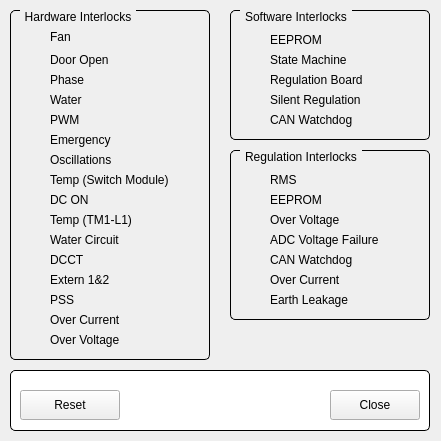
<?xml version="1.0" encoding="UTF-8"?>
<ui version="4.0">
 <class>FormDCInterlocks</class>
 <widget class="QMainWindow" name="FormDCInterlocks">
  <property name="geometry">
   <rect>
    <x>0</x>
    <y>0</y>
    <width>441</width>
    <height>441</height>
   </rect>
  </property>
  <property name="windowTitle">
   <string>DC Interlock</string>
  </property>
  <widget class="QWidget" name="centralWidget">
   <widget class="QGroupBox" name="titleGroupBox_2">
    <property name="geometry">
     <rect>
      <x>10</x>
      <y>370</y>
      <width>420</width>
      <height>61</height>
     </rect>
    </property>
    <property name="styleSheet">
     <string notr="true">QGroupBox {
	background-color: rgb(255, 255, 255);
    border: 1px solid black;
    border-radius: 5px;
    margin-top: 0.5em;
}

QGroupBox::title {
    subcontrol-origin: margin;
    left: 10px;
    padding: 0 3px 0 3px;
}</string>
    </property>
    <property name="title">
     <string/>
    </property>
    <widget class="QPushButton" name="btnClose">
     <property name="geometry">
      <rect>
       <x>320</x>
       <y>20</y>
       <width>90</width>
       <height>30</height>
      </rect>
     </property>
     <property name="text">
      <string>Close</string>
     </property>
    </widget>
    <widget class="QEPushButton" name="btnReset">
     <property name="geometry">
      <rect>
       <x>10</x>
       <y>20</y>
       <width>100</width>
       <height>30</height>
      </rect>
     </property>
     <property name="text">
      <string>Reset</string>
     </property>
     <property name="writeOnPress">
      <bool>true</bool>
     </property>
     <property name="writeOnRelease">
      <bool>true</bool>
     </property>
     <property name="writeOnClick">
      <bool>false</bool>
     </property>
    </widget>
   </widget>
   <widget class="QGroupBox" name="titleGroupBox_3">
    <property name="geometry">
     <rect>
      <x>10</x>
      <y>10</y>
      <width>200</width>
      <height>350</height>
     </rect>
    </property>
    <property name="styleSheet">
     <string notr="true">QGroupBox {
    border: 1px solid black;
    border-radius: 5px;
    margin-top: 0.5em;
}

QGroupBox::title {
    subcontrol-origin: margin;
    left: 10px;
    padding: 0 3px 0 3px;
}</string>
    </property>
    <property name="title">
     <string>Hardware Interlocks</string>
    </property>
    <widget class="QESimpleShape" name="ledHard_1">
     <property name="geometry">
      <rect>
       <x>10</x>
       <y>20</y>
       <width>16</width>
       <height>16</height>
      </rect>
     </property>
     <property name="ledType">
      <enum>QSimpleShape::Error</enum>
     </property>
    </widget>
    <widget class="QLabel" name="label">
     <property name="geometry">
      <rect>
       <x>40</x>
       <y>20</y>
       <width>130</width>
       <height>20</height>
      </rect>
     </property>
     <property name="text">
      <string>Fan</string>
     </property>
     <property name="alignment">
      <set>Qt::AlignLeading|Qt::AlignLeft|Qt::AlignTop</set>
     </property>
    </widget>
    <widget class="QESimpleShape" name="ledHard_2">
     <property name="geometry">
      <rect>
       <x>10</x>
       <y>40</y>
       <width>16</width>
       <height>16</height>
      </rect>
     </property>
     <property name="ledType">
      <enum>QSimpleShape::Error</enum>
     </property>
    </widget>
    <widget class="QLabel" name="label_2">
     <property name="geometry">
      <rect>
       <x>40</x>
       <y>40</y>
       <width>130</width>
       <height>20</height>
      </rect>
     </property>
     <property name="text">
      <string>Door Open</string>
     </property>
    </widget>
    <widget class="QESimpleShape" name="ledHard_3">
     <property name="geometry">
      <rect>
       <x>10</x>
       <y>60</y>
       <width>16</width>
       <height>16</height>
      </rect>
     </property>
     <property name="ledType">
      <enum>QSimpleShape::Error</enum>
     </property>
    </widget>
    <widget class="QLabel" name="label_3">
     <property name="geometry">
      <rect>
       <x>40</x>
       <y>60</y>
       <width>130</width>
       <height>20</height>
      </rect>
     </property>
     <property name="text">
      <string>Phase</string>
     </property>
    </widget>
    <widget class="QESimpleShape" name="ledHard_4">
     <property name="geometry">
      <rect>
       <x>10</x>
       <y>80</y>
       <width>16</width>
       <height>16</height>
      </rect>
     </property>
     <property name="ledType">
      <enum>QSimpleShape::Error</enum>
     </property>
    </widget>
    <widget class="QLabel" name="label_4">
     <property name="geometry">
      <rect>
       <x>40</x>
       <y>80</y>
       <width>130</width>
       <height>20</height>
      </rect>
     </property>
     <property name="text">
      <string>Water</string>
     </property>
    </widget>
    <widget class="QESimpleShape" name="ledHard_5">
     <property name="geometry">
      <rect>
       <x>10</x>
       <y>100</y>
       <width>16</width>
       <height>16</height>
      </rect>
     </property>
     <property name="ledType">
      <enum>QSimpleShape::Error</enum>
     </property>
    </widget>
    <widget class="QLabel" name="label_5">
     <property name="geometry">
      <rect>
       <x>40</x>
       <y>100</y>
       <width>130</width>
       <height>20</height>
      </rect>
     </property>
     <property name="text">
      <string>PWM</string>
     </property>
    </widget>
    <widget class="QESimpleShape" name="ledHard_6">
     <property name="geometry">
      <rect>
       <x>10</x>
       <y>120</y>
       <width>16</width>
       <height>16</height>
      </rect>
     </property>
     <property name="ledType">
      <enum>QSimpleShape::Error</enum>
     </property>
    </widget>
    <widget class="QLabel" name="label_6">
     <property name="geometry">
      <rect>
       <x>40</x>
       <y>120</y>
       <width>130</width>
       <height>20</height>
      </rect>
     </property>
     <property name="text">
      <string>Emergency</string>
     </property>
    </widget>
    <widget class="QESimpleShape" name="ledHard_7">
     <property name="geometry">
      <rect>
       <x>10</x>
       <y>140</y>
       <width>16</width>
       <height>16</height>
      </rect>
     </property>
     <property name="ledType">
      <enum>QSimpleShape::Error</enum>
     </property>
    </widget>
    <widget class="QLabel" name="label_7">
     <property name="geometry">
      <rect>
       <x>40</x>
       <y>140</y>
       <width>130</width>
       <height>20</height>
      </rect>
     </property>
     <property name="text">
      <string>Oscillations</string>
     </property>
    </widget>
    <widget class="QESimpleShape" name="ledHard_8">
     <property name="geometry">
      <rect>
       <x>10</x>
       <y>160</y>
       <width>16</width>
       <height>16</height>
      </rect>
     </property>
     <property name="ledType">
      <enum>QSimpleShape::Error</enum>
     </property>
    </widget>
    <widget class="QLabel" name="label_8">
     <property name="geometry">
      <rect>
       <x>40</x>
       <y>160</y>
       <width>150</width>
       <height>20</height>
      </rect>
     </property>
     <property name="text">
      <string>Temp (Switch Module)</string>
     </property>
    </widget>
    <widget class="QESimpleShape" name="ledHard_9">
     <property name="geometry">
      <rect>
       <x>10</x>
       <y>180</y>
       <width>16</width>
       <height>16</height>
      </rect>
     </property>
     <property name="ledType">
      <enum>QSimpleShape::Error</enum>
     </property>
    </widget>
    <widget class="QLabel" name="label_9">
     <property name="geometry">
      <rect>
       <x>40</x>
       <y>180</y>
       <width>130</width>
       <height>20</height>
      </rect>
     </property>
     <property name="text">
      <string>DC ON</string>
     </property>
    </widget>
    <widget class="QESimpleShape" name="ledHard_10">
     <property name="geometry">
      <rect>
       <x>10</x>
       <y>200</y>
       <width>16</width>
       <height>16</height>
      </rect>
     </property>
     <property name="ledType">
      <enum>QSimpleShape::Error</enum>
     </property>
    </widget>
    <widget class="QLabel" name="label_10">
     <property name="geometry">
      <rect>
       <x>40</x>
       <y>200</y>
       <width>130</width>
       <height>20</height>
      </rect>
     </property>
     <property name="text">
      <string>Temp (TM1-L1)</string>
     </property>
    </widget>
    <widget class="QESimpleShape" name="ledHard_11">
     <property name="geometry">
      <rect>
       <x>10</x>
       <y>220</y>
       <width>16</width>
       <height>16</height>
      </rect>
     </property>
     <property name="ledType">
      <enum>QSimpleShape::Error</enum>
     </property>
    </widget>
    <widget class="QLabel" name="label_11">
     <property name="geometry">
      <rect>
       <x>40</x>
       <y>220</y>
       <width>130</width>
       <height>20</height>
      </rect>
     </property>
     <property name="text">
      <string>Water Circuit</string>
     </property>
    </widget>
    <widget class="QESimpleShape" name="ledHard_12">
     <property name="geometry">
      <rect>
       <x>10</x>
       <y>240</y>
       <width>16</width>
       <height>16</height>
      </rect>
     </property>
     <property name="ledType">
      <enum>QSimpleShape::Error</enum>
     </property>
    </widget>
    <widget class="QLabel" name="label_12">
     <property name="geometry">
      <rect>
       <x>40</x>
       <y>240</y>
       <width>130</width>
       <height>20</height>
      </rect>
     </property>
     <property name="text">
      <string>DCCT</string>
     </property>
    </widget>
    <widget class="QESimpleShape" name="ledHard_13">
     <property name="geometry">
      <rect>
       <x>10</x>
       <y>260</y>
       <width>16</width>
       <height>16</height>
      </rect>
     </property>
     <property name="ledType">
      <enum>QSimpleShape::Error</enum>
     </property>
    </widget>
    <widget class="QLabel" name="label_13">
     <property name="geometry">
      <rect>
       <x>40</x>
       <y>260</y>
       <width>130</width>
       <height>20</height>
      </rect>
     </property>
     <property name="text">
      <string>Extern 1&amp;2</string>
     </property>
    </widget>
    <widget class="QESimpleShape" name="ledHard_14">
     <property name="geometry">
      <rect>
       <x>10</x>
       <y>280</y>
       <width>16</width>
       <height>16</height>
      </rect>
     </property>
     <property name="ledType">
      <enum>QSimpleShape::Error</enum>
     </property>
    </widget>
    <widget class="QLabel" name="label_14">
     <property name="geometry">
      <rect>
       <x>40</x>
       <y>280</y>
       <width>130</width>
       <height>20</height>
      </rect>
     </property>
     <property name="text">
      <string>PSS</string>
     </property>
    </widget>
    <widget class="QESimpleShape" name="ledHard_15">
     <property name="geometry">
      <rect>
       <x>10</x>
       <y>300</y>
       <width>16</width>
       <height>16</height>
      </rect>
     </property>
     <property name="ledType">
      <enum>QSimpleShape::Error</enum>
     </property>
    </widget>
    <widget class="QLabel" name="label_15">
     <property name="geometry">
      <rect>
       <x>40</x>
       <y>300</y>
       <width>130</width>
       <height>20</height>
      </rect>
     </property>
     <property name="text">
      <string>Over Current</string>
     </property>
    </widget>
    <widget class="QESimpleShape" name="ledHard_16">
     <property name="geometry">
      <rect>
       <x>10</x>
       <y>320</y>
       <width>16</width>
       <height>16</height>
      </rect>
     </property>
     <property name="ledType">
      <enum>QSimpleShape::Error</enum>
     </property>
    </widget>
    <widget class="QLabel" name="label_16">
     <property name="geometry">
      <rect>
       <x>40</x>
       <y>320</y>
       <width>130</width>
       <height>20</height>
      </rect>
     </property>
     <property name="text">
      <string>Over Voltage</string>
     </property>
    </widget>
   </widget>
   <widget class="QGroupBox" name="titleGroupBox_4">
    <property name="geometry">
     <rect>
      <x>230</x>
      <y>10</y>
      <width>200</width>
      <height>130</height>
     </rect>
    </property>
    <property name="styleSheet">
     <string notr="true">QGroupBox {
    border: 1px solid black;
    border-radius: 5px;
    margin-top: 0.5em;
}

QGroupBox::title {
    subcontrol-origin: margin;
    left: 10px;
    padding: 0 3px 0 3px;
}</string>
    </property>
    <property name="title">
     <string>Software Interlocks</string>
    </property>
    <widget class="QESimpleShape" name="ledSoft_1">
     <property name="geometry">
      <rect>
       <x>10</x>
       <y>20</y>
       <width>16</width>
       <height>16</height>
      </rect>
     </property>
     <property name="ledType">
      <enum>QSimpleShape::Error</enum>
     </property>
    </widget>
    <widget class="QLabel" name="label_17">
     <property name="geometry">
      <rect>
       <x>40</x>
       <y>20</y>
       <width>130</width>
       <height>20</height>
      </rect>
     </property>
     <property name="text">
      <string>EEPROM</string>
     </property>
    </widget>
    <widget class="QESimpleShape" name="ledSoft_2">
     <property name="geometry">
      <rect>
       <x>10</x>
       <y>40</y>
       <width>16</width>
       <height>16</height>
      </rect>
     </property>
     <property name="ledType">
      <enum>QSimpleShape::Error</enum>
     </property>
    </widget>
    <widget class="QLabel" name="label_19">
     <property name="geometry">
      <rect>
       <x>40</x>
       <y>40</y>
       <width>130</width>
       <height>20</height>
      </rect>
     </property>
     <property name="text">
      <string>State Machine</string>
     </property>
    </widget>
    <widget class="QESimpleShape" name="ledSoft_3">
     <property name="geometry">
      <rect>
       <x>10</x>
       <y>60</y>
       <width>16</width>
       <height>16</height>
      </rect>
     </property>
     <property name="ledType">
      <enum>QSimpleShape::Error</enum>
     </property>
    </widget>
    <widget class="QLabel" name="label_20">
     <property name="geometry">
      <rect>
       <x>40</x>
       <y>60</y>
       <width>130</width>
       <height>20</height>
      </rect>
     </property>
     <property name="text">
      <string>Regulation Board</string>
     </property>
    </widget>
    <widget class="QESimpleShape" name="ledSoft_4">
     <property name="geometry">
      <rect>
       <x>10</x>
       <y>80</y>
       <width>16</width>
       <height>16</height>
      </rect>
     </property>
     <property name="ledType">
      <enum>QSimpleShape::Error</enum>
     </property>
    </widget>
    <widget class="QLabel" name="label_21">
     <property name="geometry">
      <rect>
       <x>40</x>
       <y>80</y>
       <width>130</width>
       <height>20</height>
      </rect>
     </property>
     <property name="text">
      <string>Silent Regulation</string>
     </property>
    </widget>
    <widget class="QESimpleShape" name="ledSoft_5">
     <property name="geometry">
      <rect>
       <x>10</x>
       <y>100</y>
       <width>16</width>
       <height>16</height>
      </rect>
     </property>
     <property name="ledType">
      <enum>QSimpleShape::Error</enum>
     </property>
    </widget>
    <widget class="QLabel" name="label_22">
     <property name="geometry">
      <rect>
       <x>40</x>
       <y>100</y>
       <width>130</width>
       <height>20</height>
      </rect>
     </property>
     <property name="text">
      <string>CAN Watchdog</string>
     </property>
    </widget>
   </widget>
   <widget class="QGroupBox" name="titleGroupBox_5">
    <property name="geometry">
     <rect>
      <x>230</x>
      <y>150</y>
      <width>200</width>
      <height>170</height>
     </rect>
    </property>
    <property name="styleSheet">
     <string notr="true">QGroupBox {
    border: 1px solid black;
    border-radius: 5px;
    margin-top: 0.5em;
}

QGroupBox::title {
    subcontrol-origin: margin;
    left: 10px;
    padding: 0 3px 0 3px;
}</string>
    </property>
    <property name="title">
     <string>Regulation Interlocks</string>
    </property>
    <widget class="QESimpleShape" name="ledReg_1">
     <property name="geometry">
      <rect>
       <x>10</x>
       <y>20</y>
       <width>16</width>
       <height>16</height>
      </rect>
     </property>
     <property name="ledType">
      <enum>QSimpleShape::Error</enum>
     </property>
    </widget>
    <widget class="QLabel" name="label_23">
     <property name="geometry">
      <rect>
       <x>40</x>
       <y>20</y>
       <width>130</width>
       <height>20</height>
      </rect>
     </property>
     <property name="text">
      <string>RMS</string>
     </property>
    </widget>
    <widget class="QESimpleShape" name="ledReg_2">
     <property name="geometry">
      <rect>
       <x>10</x>
       <y>40</y>
       <width>16</width>
       <height>16</height>
      </rect>
     </property>
     <property name="ledType">
      <enum>QSimpleShape::Error</enum>
     </property>
    </widget>
    <widget class="QLabel" name="label_24">
     <property name="geometry">
      <rect>
       <x>40</x>
       <y>40</y>
       <width>130</width>
       <height>20</height>
      </rect>
     </property>
     <property name="text">
      <string>EEPROM</string>
     </property>
    </widget>
    <widget class="QESimpleShape" name="ledReg_3">
     <property name="geometry">
      <rect>
       <x>10</x>
       <y>60</y>
       <width>16</width>
       <height>16</height>
      </rect>
     </property>
     <property name="ledType">
      <enum>QSimpleShape::Error</enum>
     </property>
    </widget>
    <widget class="QLabel" name="label_25">
     <property name="geometry">
      <rect>
       <x>40</x>
       <y>60</y>
       <width>130</width>
       <height>20</height>
      </rect>
     </property>
     <property name="text">
      <string>Over Voltage</string>
     </property>
    </widget>
    <widget class="QESimpleShape" name="ledReg_4">
     <property name="geometry">
      <rect>
       <x>10</x>
       <y>80</y>
       <width>16</width>
       <height>16</height>
      </rect>
     </property>
     <property name="ledType">
      <enum>QSimpleShape::Error</enum>
     </property>
    </widget>
    <widget class="QLabel" name="label_26">
     <property name="geometry">
      <rect>
       <x>40</x>
       <y>80</y>
       <width>140</width>
       <height>20</height>
      </rect>
     </property>
     <property name="text">
      <string>ADC Voltage Failure</string>
     </property>
    </widget>
    <widget class="QESimpleShape" name="ledReg_5">
     <property name="geometry">
      <rect>
       <x>10</x>
       <y>100</y>
       <width>16</width>
       <height>16</height>
      </rect>
     </property>
     <property name="ledType">
      <enum>QSimpleShape::Error</enum>
     </property>
    </widget>
    <widget class="QLabel" name="label_27">
     <property name="geometry">
      <rect>
       <x>40</x>
       <y>100</y>
       <width>130</width>
       <height>20</height>
      </rect>
     </property>
     <property name="text">
      <string>CAN Watchdog</string>
     </property>
    </widget>
    <widget class="QLabel" name="label_28">
     <property name="geometry">
      <rect>
       <x>40</x>
       <y>120</y>
       <width>130</width>
       <height>20</height>
      </rect>
     </property>
     <property name="text">
      <string>Over Current</string>
     </property>
    </widget>
    <widget class="QESimpleShape" name="ledReg_6">
     <property name="geometry">
      <rect>
       <x>10</x>
       <y>120</y>
       <width>16</width>
       <height>16</height>
      </rect>
     </property>
     <property name="ledType">
      <enum>QSimpleShape::Error</enum>
     </property>
    </widget>
    <widget class="QLabel" name="label_29">
     <property name="geometry">
      <rect>
       <x>40</x>
       <y>140</y>
       <width>130</width>
       <height>20</height>
      </rect>
     </property>
     <property name="text">
      <string>Earth Leakage</string>
     </property>
    </widget>
    <widget class="QESimpleShape" name="ledReg_7">
     <property name="geometry">
      <rect>
       <x>10</x>
       <y>140</y>
       <width>16</width>
       <height>16</height>
      </rect>
     </property>
     <property name="ledType">
      <enum>QSimpleShape::Error</enum>
     </property>
    </widget>
   </widget>
  </widget>
 </widget>
 <customwidgets>
  <customwidget>
   <class>QEPushButton</class>
   <extends>QPushButton</extends>
   <header>QEPushButton.h</header>
  </customwidget>
  <customwidget>
   <class>QESimpleShape</class>
   <extends>QSimpleShape</extends>
   <header>QESimpleShape.h</header>
  </customwidget>
  <customwidget>
   <class>QSimpleShape</class>
   <extends>QWidget</extends>
   <header>QSimpleShape.h</header>
  </customwidget>
 </customwidgets>
 <resources/>
 <connections/>
</ui>
